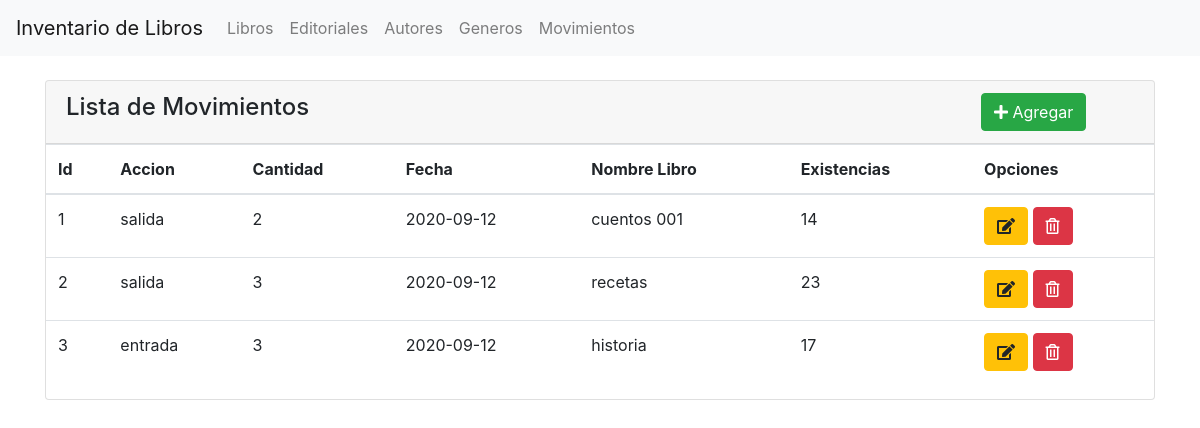
Screenshot of /listar_movimientos.php with the database file from the repository.
### tables this page shows
CREATE TABLE `movimientos` (
  `idMovimientos` varchar(10) NOT NULL,
  `accion` varchar(150) NOT NULL,
  `cantidad` varchar(100) NOT NULL,
  `fecha` date NOT NULL,
  `codigoLibro` varchar(10) NOT NULL,
  `nombreLibro` varchar(100) NOT NULL
);

CREATE TABLE `libros` (
  `codigoLibro` varchar(10) NOT NULL,
  `nombreLibro` varchar(100) NOT NULL,
  `existencias` int(11) NOT NULL,
  `precio` double(18,2) NOT NULL,
  `codigoAutor` varchar(10) NOT NULL,
  `codigoEditorial` varchar(10) NOT NULL,
  `idGenero` int(11) NOT NULL,
  `descripcion` varchar(300) NOT NULL
);

### listar_movimientos.php (the view, shortened to what this page needs)
<!doctype html>
<html lang="es">
  <head>
    <link rel="stylesheet" href="https://stackpath.bootstrapcdn.com/bootstrap/4.5.2/css/bootstrap.min.css">
    <link rel="stylesheet" href="https://use.fontawesome.com/releases/v5.12.1/css/all.css" />
  </head>
  <body>
  <nav class="navbar navbar-expand-lg navbar-light bg-light">
  <a class="navbar-brand" href="#">Inventario de Libros</a>
  <div class="collapse navbar-collapse" id="navbarNavAltMarkup">
    <div class="navbar-nav">
      <a class="nav-item nav-link" href="listar_libros.php">Libros</a>
      <a class="nav-item nav-link" href="listar_editoriales.php">Editoriales</a>
      <a class="nav-item nav-link" href="listar_autores.php">Autores</a>
      <a class="nav-item nav-link" href="listar_genero.php">Generos</a>
      <a class="nav-item nav-link" href="listar_movimientos.php">Movimientos</a>
    </div>
  </div>
</nav>
    <br/>
    <div class="container">
        <div class="card">
            <div class="card-header">
                <div class="row">
                    <div class="col-lg-10">
                        <h4>Lista de Movimientos</h4>
                    </div>
                    <div class="col-lg-2">
                        <a class="btn btn-success" href="agregar_movimiento.php"><i class="fas fa-plus"></i> Agregar</a>
                    </div>
                </div>
            </div>
            <?php
            $conn = OpenCon();
            $sql = "SELECT
             movimientos.idMovimientos, movimientos.accion, movimientos.cantidad, movimientos.fecha,
             libros.nombreLibro, libros.existencias
             FROM  libros
             inner join movimientos on libros.codigoLibro = movimientos.codigoLibro
             ";
           ?>
                <table class="table">
                    <thead>
                        <tr>
                            <th>Id </th>
                            <th>Accion</th>
                            <th>Cantidad</th>
                            <th>Fecha</th>
                            <th>Nombre Libro</th>
                            <th>Existencias</th>
                            <th>Opciones</th>
                        </tr>
                    </thead>
                    <tbody>
                <?php
                    foreach ($conn->query($sql) as $row){
                        echo "<tr>";
                        echo "<td>" . $row["idMovimientos"]. "</td>";
                        echo "<td>" . $row["accion"]. "</td>";
                        echo "<td>" . $row["cantidad"]. "</td>";
                        echo "<td>" . $row["fecha"]. "</td>";
                        echo "<td>" . $row["nombreLibro"]. "</td>";
                        echo "<td>" . $row["existencias"]. "</td>";
                        echo "<td>";
                        echo "<a class=\"btn btn-warning\" href=\"http://localhost/inventarioPDO/editar_movimiento.php?idMovimientos=". $row["idMovimientos"]."\"><i class=\"fas fa-edit\"></i></a> ";
                        echo "<a class=\"btn btn-danger\" href=\"http://localhost/inventarioPDO/eliminar_movimiento.php?codigo=". $row["idMovimientos"]."\"><i class=\"far fa-trash-alt\"></i></a>";
                        echo "</td>";
                        echo "</tr>";
                    }
                    ?>
                    </tbody>
                </table>
        </div>
    </div>
  </body>
</html>

### rows the page displays
movimientos: idMovimientos "1", accion "salida", cantidad "2", fecha "2020-09-12", codigoLibro.nombreLibro "cuentos 001", codigoLibro.existencias "14"
movimientos: idMovimientos "2", accion "salida", cantidad "3", fecha "2020-09-12", codigoLibro.nombreLibro "recetas", codigoLibro.existencias "23"
movimientos: idMovimientos "3", accion "entrada", cantidad "3", fecha "2020-09-12", codigoLibro.nombreLibro "historia", codigoLibro.existencias "17"
